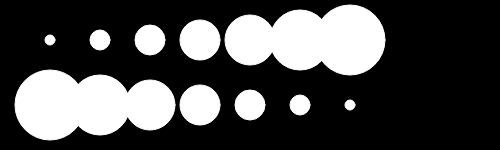
Frame 1 (no input)
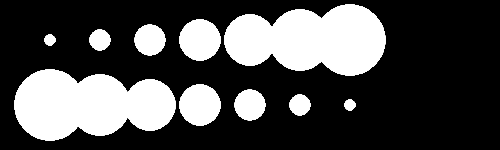
Frame 60 (no input)
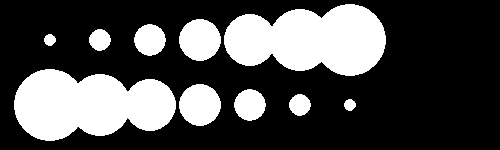
Frame 120 (the mouse pressed at the canvas centre since frame 60)

The p5.js sketch that drew these frames (run headless with seeded random() and noise() and a simulated clock; from frame 60 on, the mouse is pressed at the canvas centre):

// p5.js sketch
// ── sketch.js
function setup() {
  createCanvas(500, 150);
  background(0);
}
function draw() {
	let x=50;
	let d=10;
	stroke(255);
	for(let i=1; i<=7; i++){
		ellipse(x, 40, d, d);
		ellipse(x, 105, 80-d, 80-d);
		x += 50;
		d += 10;
	}
}
